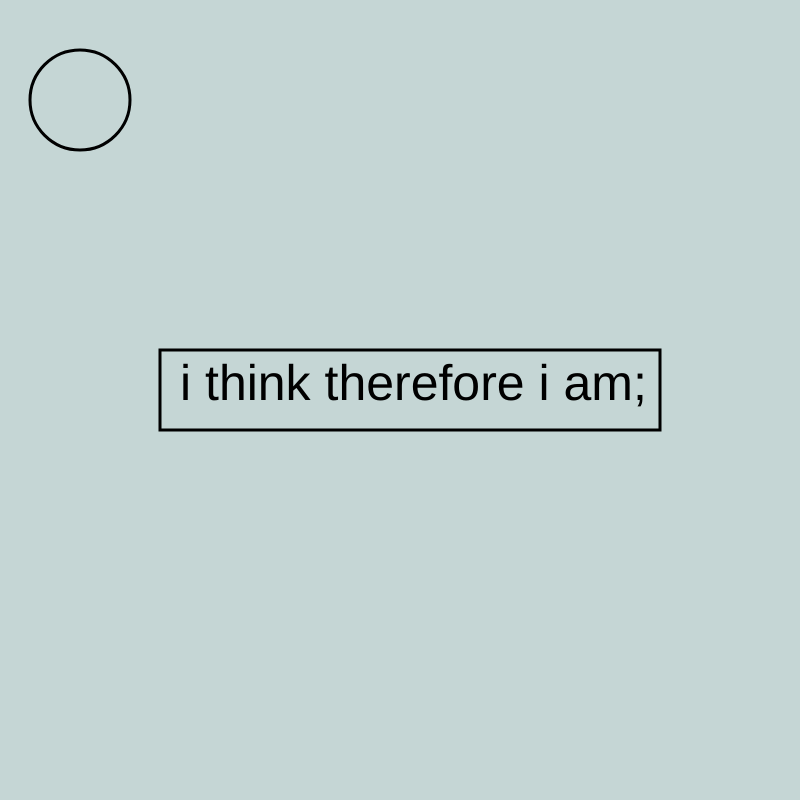
Frame 1 (no input)
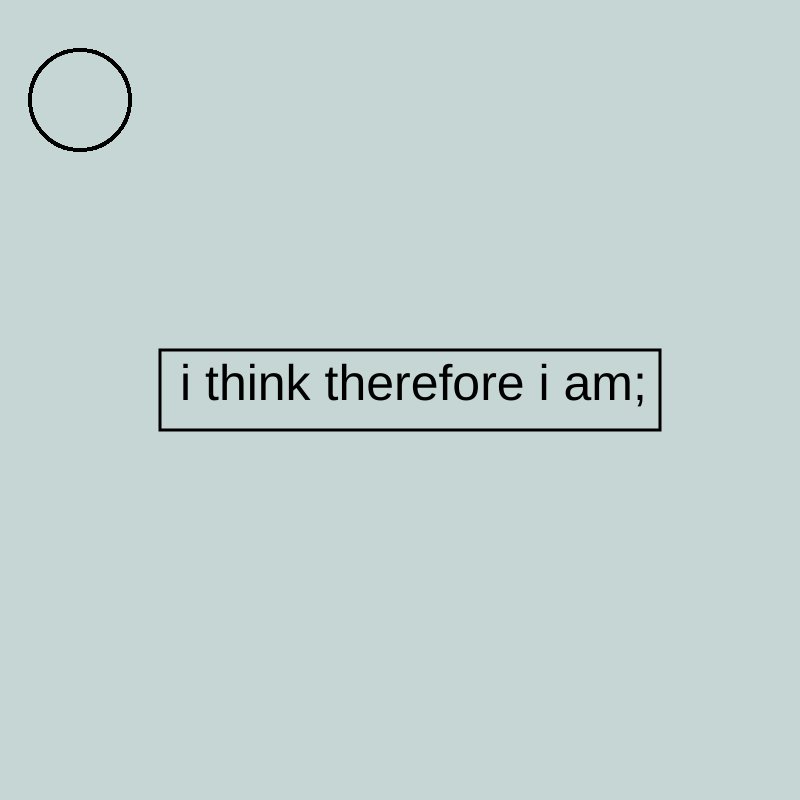
Frame 60 (no input)
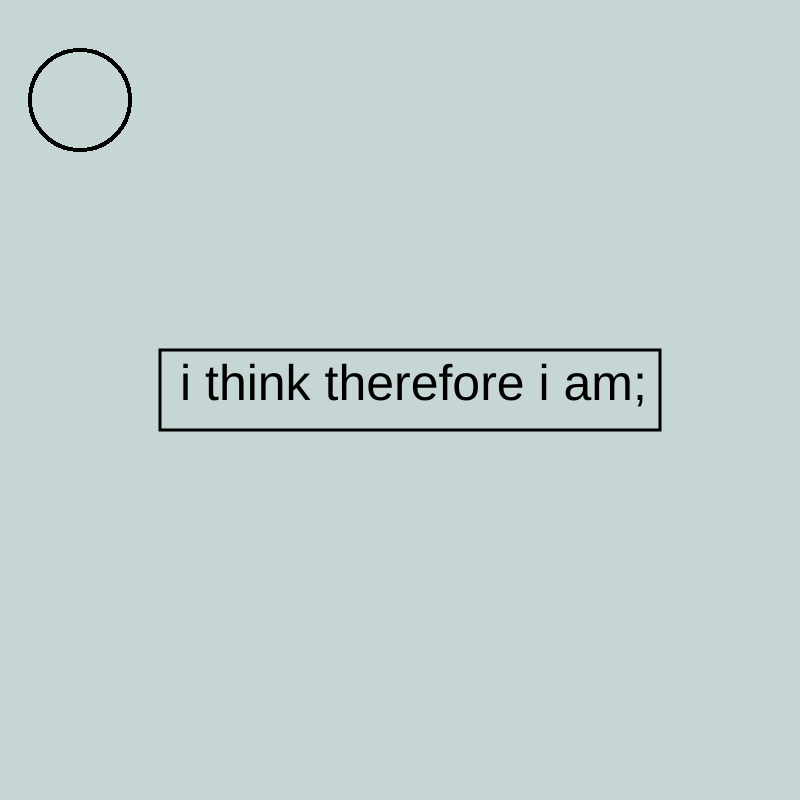
Frame 120 (the mouse pressed at the canvas centre since frame 60)

The p5.js sketch that drew these frames (run headless with seeded random() and noise() and a simulated clock; from frame 60 on, the mouse is pressed at the canvas centre):

// p5.js sketch
// ── sketch.js
function setup() {
  createCanvas(800, 800);
  background ('#C5D6D5');
  
  textSize(50);
  //fill('#C5D6D5');
  text('i think therefore i am;', 180, 400);
  
  noFill();
  strokeWeight(3);
  rect(160, 350, 500, 80);
  
}

function draw() {
  
  let funCircle = circle(80, 100, 100);
  
  
  
  
}
